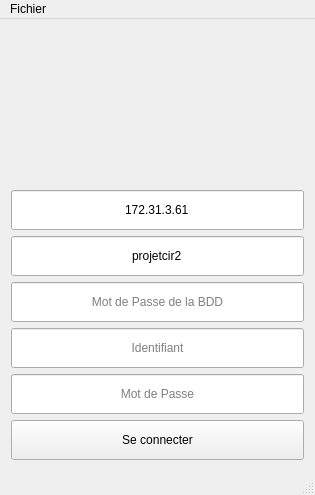
<?xml version="1.0" encoding="UTF-8"?>
<ui version="4.0">
 <class>MainWindow</class>
 <widget class="QMainWindow" name="MainWindow">
  <property name="geometry">
   <rect>
    <x>0</x>
    <y>0</y>
    <width>315</width>
    <height>495</height>
   </rect>
  </property>
  <property name="sizePolicy">
   <sizepolicy hsizetype="Fixed" vsizetype="Fixed">
    <horstretch>0</horstretch>
    <verstretch>0</verstretch>
   </sizepolicy>
  </property>
  <property name="focusPolicy">
   <enum>Qt::ClickFocus</enum>
  </property>
  <property name="windowTitle">
   <string>Administration BDD</string>
  </property>
  <widget class="QWidget" name="centralWidget">
   <property name="sizePolicy">
    <sizepolicy hsizetype="Fixed" vsizetype="Fixed">
     <horstretch>0</horstretch>
     <verstretch>0</verstretch>
    </sizepolicy>
   </property>
   <layout class="QVBoxLayout" name="verticalLayout">
    <item>
     <layout class="QHBoxLayout" name="horizontalLayout">
      <item>
       <widget class="QLabel" name="label">
        <property name="sizePolicy">
         <sizepolicy hsizetype="Fixed" vsizetype="Fixed">
          <horstretch>0</horstretch>
          <verstretch>0</verstretch>
         </sizepolicy>
        </property>
        <property name="maximumSize">
         <size>
          <width>150</width>
          <height>150</height>
         </size>
        </property>
        <property name="text">
         <string/>
        </property>
        <property name="pixmap">
         <pixmap>../ressources/burger.png</pixmap>
        </property>
        <property name="scaledContents">
         <bool>true</bool>
        </property>
       </widget>
      </item>
     </layout>
    </item>
    <item>
     <layout class="QVBoxLayout" name="verticalLayout_2">
      <item>
       <widget class="QLineEdit" name="ipLineEdit">
        <property name="minimumSize">
         <size>
          <width>0</width>
          <height>40</height>
         </size>
        </property>
        <property name="focusPolicy">
         <enum>Qt::StrongFocus</enum>
        </property>
        <property name="text">
         <string>172.31.3.61</string>
        </property>
        <property name="alignment">
         <set>Qt::AlignCenter</set>
        </property>
        <property name="placeholderText">
         <string>Adresse IP</string>
        </property>
       </widget>
      </item>
      <item>
       <widget class="QLineEdit" name="dbnameLineEdit">
        <property name="minimumSize">
         <size>
          <width>0</width>
          <height>40</height>
         </size>
        </property>
        <property name="text">
         <string>projetcir2</string>
        </property>
        <property name="alignment">
         <set>Qt::AlignCenter</set>
        </property>
        <property name="placeholderText">
         <string>Nom de la Base</string>
        </property>
       </widget>
      </item>
      <item>
       <widget class="QLineEdit" name="dbpwdLineEdit">
        <property name="minimumSize">
         <size>
          <width>0</width>
          <height>40</height>
         </size>
        </property>
        <property name="echoMode">
         <enum>QLineEdit::Password</enum>
        </property>
        <property name="alignment">
         <set>Qt::AlignCenter</set>
        </property>
        <property name="placeholderText">
         <string>Mot de Passe de la BDD</string>
        </property>
       </widget>
      </item>
      <item>
       <widget class="QLineEdit" name="idLineEdit">
        <property name="minimumSize">
         <size>
          <width>0</width>
          <height>40</height>
         </size>
        </property>
        <property name="focusPolicy">
         <enum>Qt::StrongFocus</enum>
        </property>
        <property name="alignment">
         <set>Qt::AlignCenter</set>
        </property>
        <property name="placeholderText">
         <string>Identifiant</string>
        </property>
       </widget>
      </item>
      <item>
       <widget class="QLineEdit" name="pwdLineEdit">
        <property name="minimumSize">
         <size>
          <width>0</width>
          <height>40</height>
         </size>
        </property>
        <property name="focusPolicy">
         <enum>Qt::StrongFocus</enum>
        </property>
        <property name="echoMode">
         <enum>QLineEdit::Password</enum>
        </property>
        <property name="alignment">
         <set>Qt::AlignCenter</set>
        </property>
        <property name="placeholderText">
         <string>Mot de Passe</string>
        </property>
       </widget>
      </item>
      <item>
       <widget class="QPushButton" name="connectButton">
        <property name="minimumSize">
         <size>
          <width>0</width>
          <height>40</height>
         </size>
        </property>
        <property name="focusPolicy">
         <enum>Qt::ClickFocus</enum>
        </property>
        <property name="text">
         <string>Se connecter</string>
        </property>
       </widget>
      </item>
     </layout>
    </item>
   </layout>
  </widget>
  <widget class="QMenuBar" name="menuBar">
   <property name="geometry">
    <rect>
     <x>0</x>
     <y>0</y>
     <width>315</width>
     <height>25</height>
    </rect>
   </property>
   <widget class="QMenu" name="menuFichier">
    <property name="title">
     <string>Fichier</string>
    </property>
    <addaction name="actionQuitter"/>
   </widget>
   <addaction name="menuFichier"/>
  </widget>
  <widget class="QStatusBar" name="statusBar"/>
  <action name="actionQuitter">
   <property name="checkable">
    <bool>false</bool>
   </property>
   <property name="text">
    <string>Quitter</string>
   </property>
  </action>
 </widget>
 <layoutdefault spacing="6" margin="11"/>
 <resources/>
 <connections/>
</ui>
